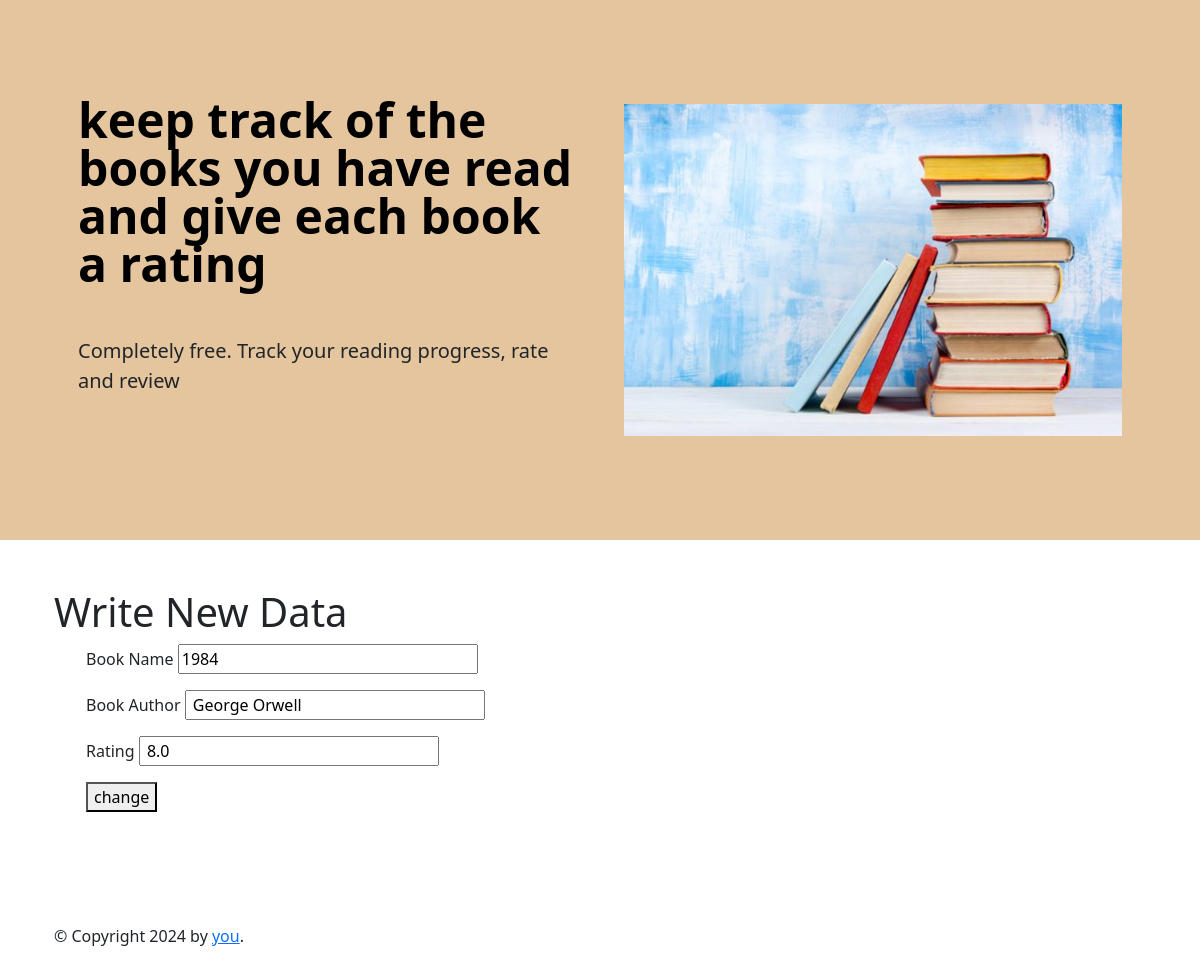
Before: /edit/2 with the older database file.
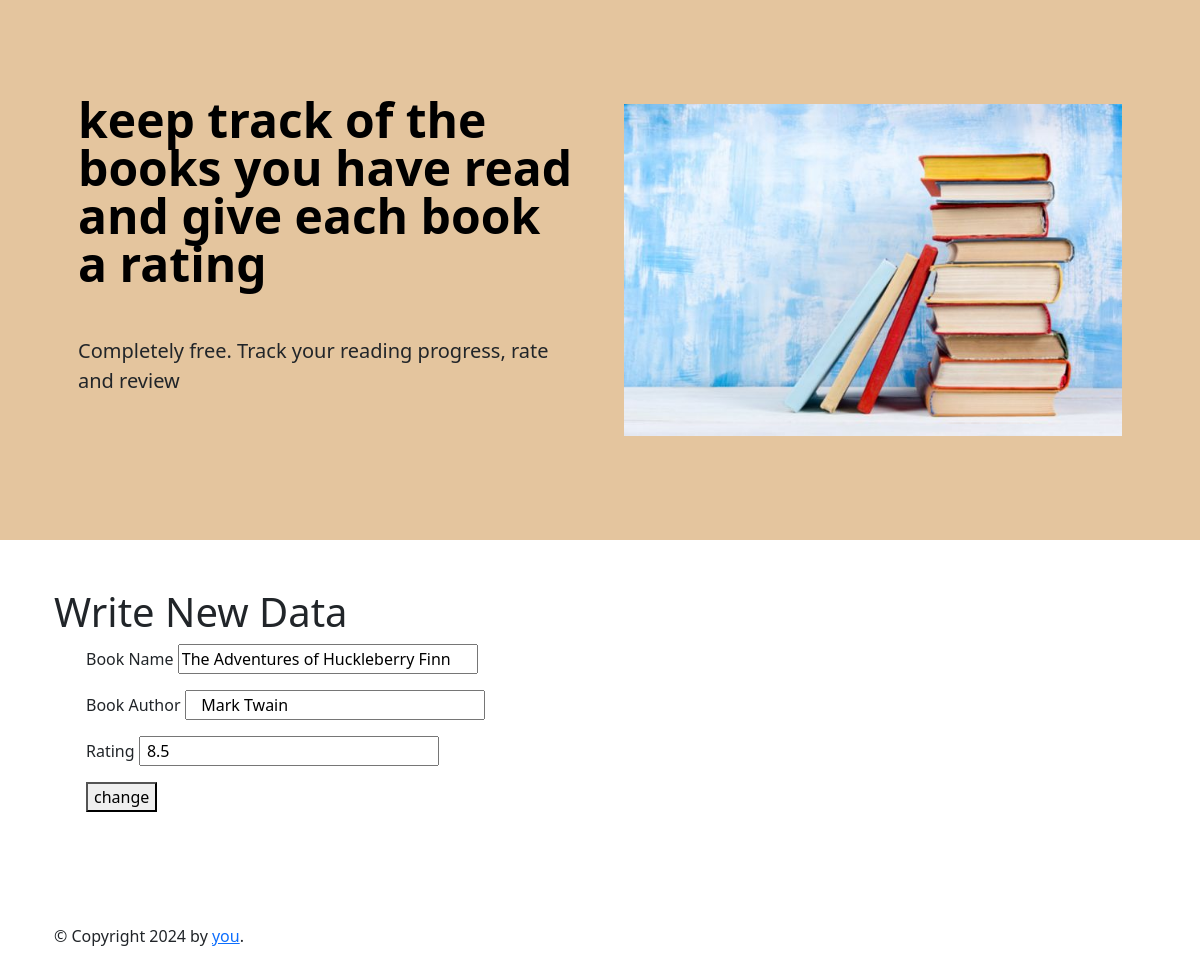
After: the same page with the newer database file.
### main.py (models this page shows, shortened)
class Book(db.Model):
    id = db.Column('id', db.Integer, primary_key=True)
    title = db.Column(db.String(100), unique=True, nullable=False)
    author = db.Column(db.String(250), unique=False, nullable=False)
    rating = db.Column(db.Float(), unique=False, nullable=False)

### main.py (the view)
@app.route('/edit/<id_number>')
def edit(id_number):
    print(id_number)
    book = db.get_or_404(Book, id_number)
    print(f'this is the book you are looking for: {book.title}')
    return render_template('edit.html', book_data=book)

### templates/edit.html (shortened to what this page needs)
<!DOCTYPE html>
{% extends "base.html" %}
{% block content %}
<h1>Write New Data</h1>
<form action="{{ url_for('update')  }}" method="POST">
    <ul>
        <label>Book Name</label>
        <input style="width: 300px;" name="title" type="text" value="{{ book_data.title }} ">
    </ul>
    <ul>
        <label>Book Author</label>
        <input style="width: 300px;" name="author" value=" {{ book_data.author }} ">
    </ul>
    <ul>
        <label>Rating</label>
        <input style="width: 300px;" name="rating" value=" {{ book_data.rating }}  ">
    </ul>
    <ul>
        <button>change </button>
    </ul>
</form>
{% endblock %}

Changed rows visible on the page:
changed Book: title "1984" → "The Adventures of Huckleberry Finn"; author "George Orwell" → "Mark Twain"; rating "8.0" → "8.5"
